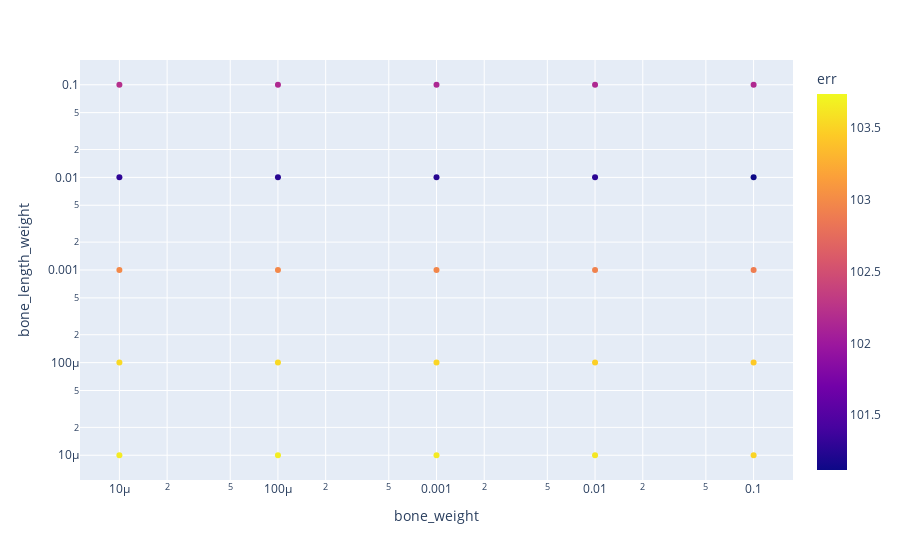

Notebook code for this chart:
### Code cell
fig = px.scatter(df[(df['bone_length_weight']<1) & (df['bone_weight']<1)], x='bone_weight', y='bone_length_weight', 
     color='err', log_x=True, log_y=True)#, size_max=60) # [(df["n_it"] >= 100) & (df["lr"] < 0.01)]
# fig.write_html(f"{fig_dir}/{m}.html")
fig.show()

### Figure 1 — Plotly figure (JSON) as saved in the notebook; plotly's stock layout.template omitted (floating-point values rounded to 4 significant figures)
{"data": [{"hovertemplate": "bone_weight=%{x}<br>bone_length_weight=%{y}<br>err=%{marker.color}<extra></extra>", "legendgroup": "", "marker": {"color": [102.2, 101.1, 102.9, 103.4, 103.5, 103.5, 102.1, 101.3, 102.9, 103.5, 103.6, 103.6, 102.1, 101.3, 103.0, 103.5, 103.6, 103.7, 102.2, 101.3, 103.0, 103.5, 103.7, 103.7, 102.2, 101.3, 103.0, 103.5, 103.6, 103.7, 103.7, 103.7, 103.7, 103.7, 103.7, 103.7], "coloraxis": "coloraxis", "symbol": "circle"}, "mode": "markers", "name": "", "orientation": "v", "showlegend": false, "type": "scatter", "x": [0.1, 0.1, 0.1, 0.1, 0.1, 0.1, 0.01, 0.01, 0.01, 0.01, 0.01, 0.01, 0.001, 0.001, 0.001, 0.001, 0.001, 0.001, 0.0001, 0.0001, 0.0001, 0.0001, 0.0001, 0.0001, 1e-05, 1e-05, 1e-05, 1e-05, 1e-05, 1e-05, 0, 0, 0, 0, 0, 0], "xaxis": "x", "y": [0.1, 0.01, 0.001, 0.0001, 1e-05, 0, 0.1, 0.01, 0.001, 0.0001, 1e-05, 0, 0.1, 0.01, 0.001, 0.0001, 1e-05, 0, 0.1, 0.01, 0.001, 0.0001, 1e-05, 0, 0.1, 0.01, 0.001, 0.0001, 1e-05, 0, 0.1, 0.01, 0.001, 0.0001, 1e-05, 0], "yaxis": "y"}], "layout": {"autosize": true, "coloraxis": {"colorbar": {"title": {"text": "err"}}, "colorscale": [[0, "#0d0887"], [0.1111, "#46039f"], [0.2222, "#7201a8"], [0.3333, "#9c179e"], [0.4444, "#bd3786"], [0.5556, "#d8576b"], [0.6667, "#ed7953"], [0.7778, "#fb9f3a"], [0.8889, "#fdca26"], [1, "#f0f921"]]}, "legend": {"tracegroupgap": 0}, "margin": {"t": 60}, "xaxis": {"anchor": "y", "autorange": true, "domain": [0, 1], "range": [-5.239, -0.7608], "title": {"text": "bone_weight"}, "type": "log"}, "yaxis": {"anchor": "x", "autorange": true, "domain": [0, 1], "range": [-5.284, -0.7164], "title": {"text": "bone_length_weight"}, "type": "log"}}}
